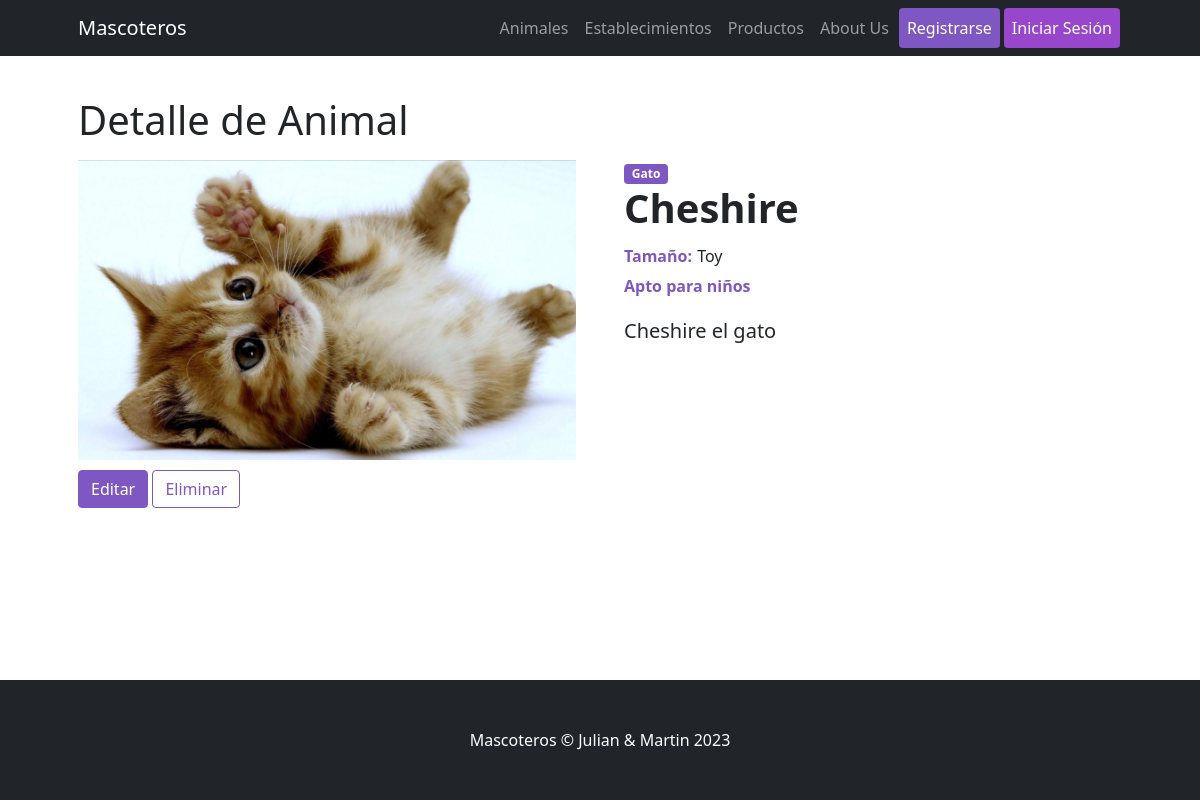
The app's page /Mascoteros/animal/1, older data.
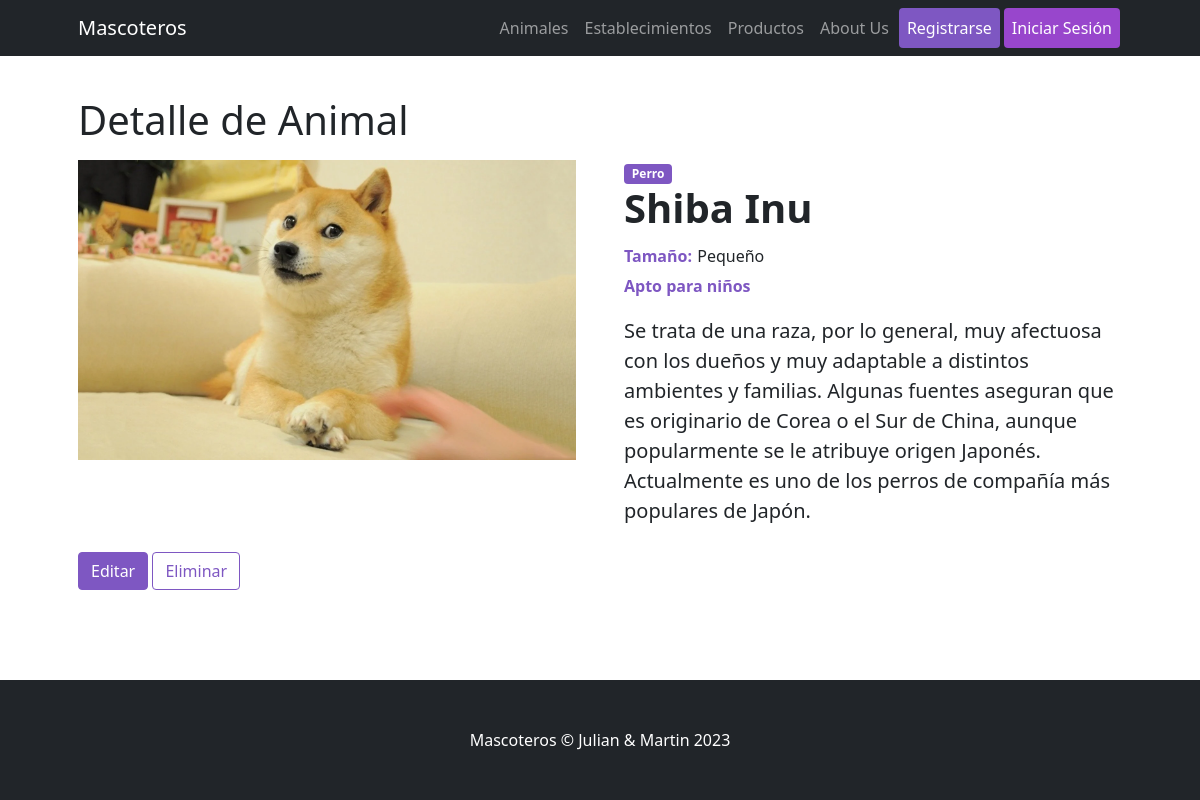
The same page, newer data.
### Mascoteros/models.py (models this page shows)
class Animal (models.Model):
    especie      = models.CharField(max_length=64)
    nombre       = models.CharField(max_length=64)
    descripcion  = models.CharField(max_length=500)
    imagen       = models.ImageField(upload_to='images_animales')
    tamaño       = models.CharField(max_length=32)
    apto_niños   = models.BooleanField()

### Mascoteros/views.py (the view)
# urls.py: path("animal/<int:pk>", DetalleAnimal.as_view(), name="AnimalesDetalle"),
class DetalleAnimal(DetailView):
    model = Animal
    template_name = "Mascoteros/animal/animal_detail.html"

### Mascoteros/templates/Mascoteros/animal/animal_detail.html (shortened to what this page needs)
{% extends "Mascoteros/parent.html" %}
{% load static %}
{% block contenidoDinamico %}
<h1 class="card-title">Detalle de Animal</h1>
<div class="row gx-4 gx-lg-5 align-items-left">
    <div class="col-md-6"><img class="card-img-top-detail mb-5 mb-md-0" src="{{animal.imagen.url}}" alt="..." /></div>
    <div class="col-md-6">
        <span class="badge bg-primary">{{animal.especie}}</span>
        <h1 class="display-6 fw-bolder">{{animal.nombre}}</h1>
        <div class="fs-5 mb-3">
            <span class="span-detalle-label">Tamaño:</span>
            <span class="span-detalle">{{animal.tamaño}}</span>
            {% if animal.apto_niños %}
            <span class="span-detalle-label">Apto para niños</span>
            {% else %}
            <span class="span-detalle-label">; No Apto para niños</span>
            {% endif %}
        </div>
        <p class="lead">{{animal.descripcion}}</p>
    </div>
    <div class="container-fluid">
        <a href="{% url 'AnimalesEditar' animal.id %}" class="btn btn-dark active" role="button" aria-pressed="true">Editar</a>
        <a href="{% url 'AnimalesBorrar' animal.id %}" class="btn btn-outline-success" role="button" aria-pressed="true">Eliminar</a>
    </div>
</div>
{% endblock %}

Row changes from the older to the newer data that the page shows:
changed Animal: imagen: a different picture; especie "Gato" → "Perro"; nombre "Cheshire" → "Shiba Inu"; tamaño "Toy" → "Pequeño"; descripcion "Cheshire el gato" → "Se trata de una raza, por lo general, muy afectuosa con los dueños y muy adaptable a distintos ambientes y familias. Algunas fuentes aseguran que es originario de Corea o el Sur de China, aunque popularmente se le atribuye origen Japonés. Actualmente es uno de los perros de compañía más populares de Japón."
